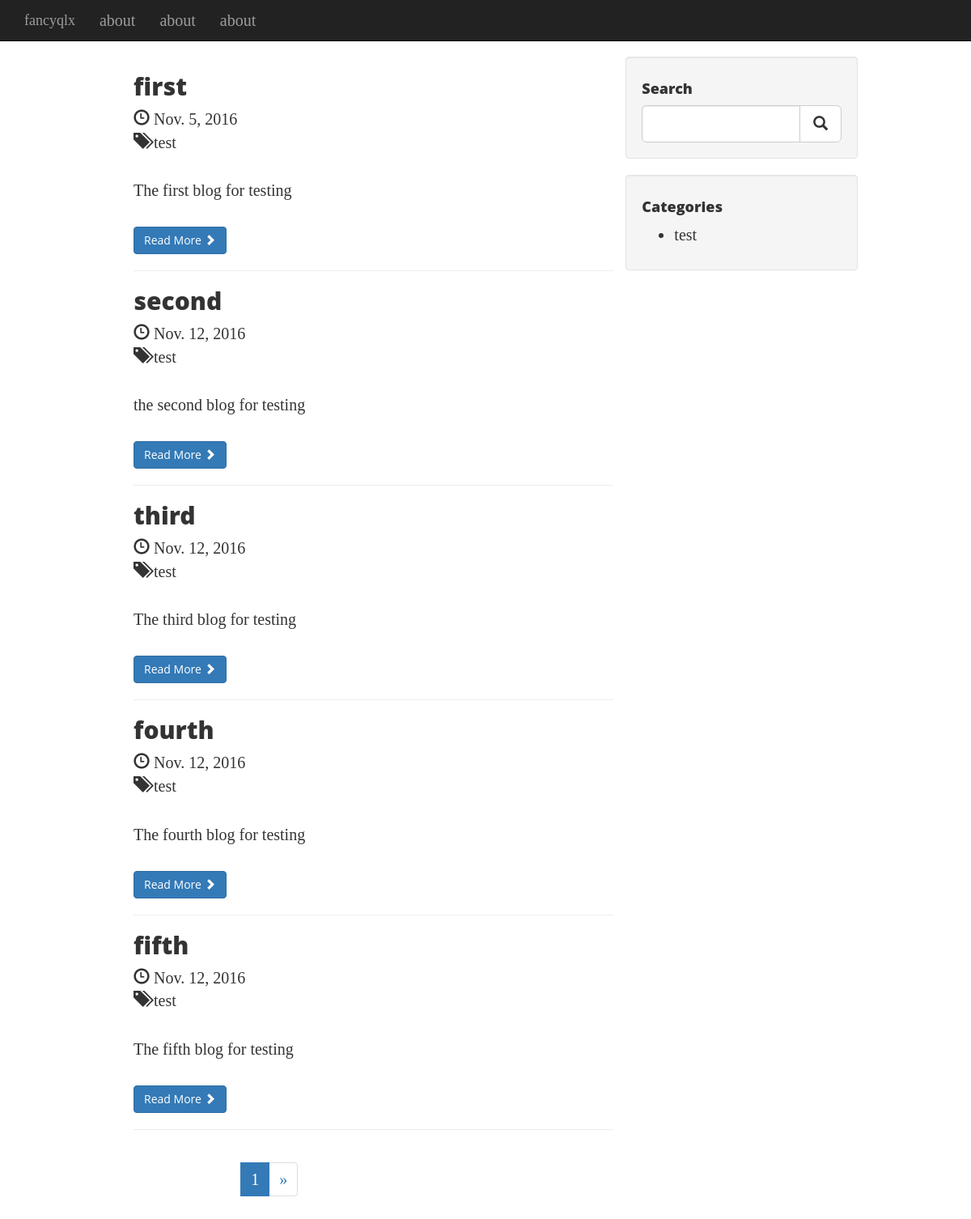
Screenshot of /blog/ with the database file from the repository.
### blog/models.py (models this page shows, shortened)
class Blog(models.Model):
    title = models.CharField(max_length=100, unique=True)
    slug = models.SlugField(max_length=100, unique=True)
    body = models.TextField()
    posted = models.DateField(db_index=True, auto_now_add=True)
    category = models.ForeignKey(Category)
    def get_absolute_url(self):
        return reverse('blog:view_blog_post', args=(self.slug,))

class Category(models.Model):
    title = models.CharField(max_length=100, db_index=True)
    slug = models.SlugField(max_length=100, db_index=True)
    def __str__(self):
        return self.title
    def get_absolute_url(self):
        return reverse('blog:view_blog_category', args=(self.slug,))

### blog/views.py (the view)
def index(request):
    categories = Category.objects.all()
    posts_list = Blog.objects.all()
    paginator = Paginator(posts_list, 5)
    page = request.GET.get('page')
    try:
        posts = paginator.page(page)
    except PageNotAnInteger:
        posts = paginator.page(1)
    except EmptyPage:
        posts = paginator.page(paginator.num_pages)
    context = {'categories': categories,
               'posts': posts,
               'range': range(posts.number+1, posts.paginator.num_pages)[:5]}
    return render(request, 'blog/index.html', context)

### blog/templates/blog/index.html (shortened to what this page needs)
{% extends 'blog/base.html' %}
{% block content %}
    <div class="row">
        <div class="col-lg-8">
            <div class = "row">
                {% if posts %}
                    <ul>
                    {% for post in posts.object_list %}
                        <div>
                                <a href="{{ post.get_absolute_url }}">
                                    <h2 class="post-title">{{ post.title }}</h2>
                                </a>
                                <a class="pure-button" href="#">
                                <span class="glyphicon glyphicon-time"></span> {{ post.posted }}
                                </a>
                                <br>
                                <a class="pure-button" href="{{ post.category.get_absolute_url }}">
                                <span class="glyphicon glyphicon-tags"></span>
                                {{ post.category }}
                                </a>
                                <div class="post-subtitle">
                                    <p>
                                    {{ post.body }}
                                    </p>
                                </div>
                        </div>
                        <a class="btn btn-primary" href="{{ post.get_absolute_url }}">Read More <span class="glyphicon glyphicon-chevron-right"></span></a>
                        <hr>
                    {% endfor %}
                    </ul>
                {% else %}
                    <p>There are no posts.</p>
                {% endif %}
            </div>
            <div class = "row">
                <div class = "col-lg-6 col-lg-offset-3">
                    <nav aria-label="Page navigation">
                      <ul class="pagination">
                        <li class="page-item active"><a class="page-link" href="?page={{ posts.number }}">{{ posts.number }}</a></li>
                        <li class="page-item">
                            {% if posts.has_next %}
                                <a class="page-link" href="?page={{ posts.next_page_number }}" aria-label="Next">
                                <span aria-hidden="true">&raquo;</span>
                                </a>
                            {% endif %}
                        </li>
                      </ul>
                    </nav>
                </div>
            </div>
        </div>
        <div class="col-md-4">
            <div class="well">
                <h4>Search</h4>
                <div class="input-group input-group-lg">
                    <input type="text" class="form-control">
                    <span class="input-group-btn">
                        <button class="btn btn-default" type="button">
                            <span class="glyphicon glyphicon-search"></span>
                        </button>
                    </span>
                </div>
            </div>
            <div class="well">
                <h4>Categories</h4>
                {% if categories %}
                    <ul>
                    {% for category in categories %}
                        <li><a href="{{ category.get_absolute_url }}">{{ category.title }}</a></li>
                    {% endfor %}
                    </ul>
                {% else %}
                    <p>There are no posts.</p>
                {% endif %}
            </div>
        </div>
    </div>
{% endblock %}

### blog/static/blog/css/blog-home.css (style rules this page uses)
body { font-family: 'Lora', 'Times New Roman', serif; font-size: 20px; color: #333333; }
.full { background: url(../images/background.jpg) no-repeat center center fixed; -webkit-background-size: cover; -moz-background-size: cover; background-size: cover; -o-background-size: cover; }
p { line-height: 1.5; margin: 30px 0; }
h1, h2, h3, h4, h5, h6 { font-family: 'Open Sans', 'Helvetica Neue', Helvetica, Arial, sans-serif; font-weight: 800; }
a { color: #333333; }
.btn { font-family: 'Open Sans', 'Helvetica Neue', Helvetica, Arial, sans-serif; }
body { -webkit-tap-highlight-color: #0085A1; }

### blog/templates/blog/base.html (style rules this page uses)
body { padding-top: 70px; }

### rows the page displays
Blog: title "first", posted "Nov. 5, 2016", category "test", body "The first blog for testing"
Blog: title "second", posted "Nov. 12, 2016", category "test", body "the second blog for testing"
Blog: title "third", posted "Nov. 12, 2016", category "test", body "The third blog for testing"
Blog: title "fourth", posted "Nov. 12, 2016", category "test", body "The fourth blog for testing"
Blog: title "fifth", posted "Nov. 12, 2016", category "test", body "The fifth blog for testing"
Category: title "test"

### other values shown
{{ posts.number }} "1"
